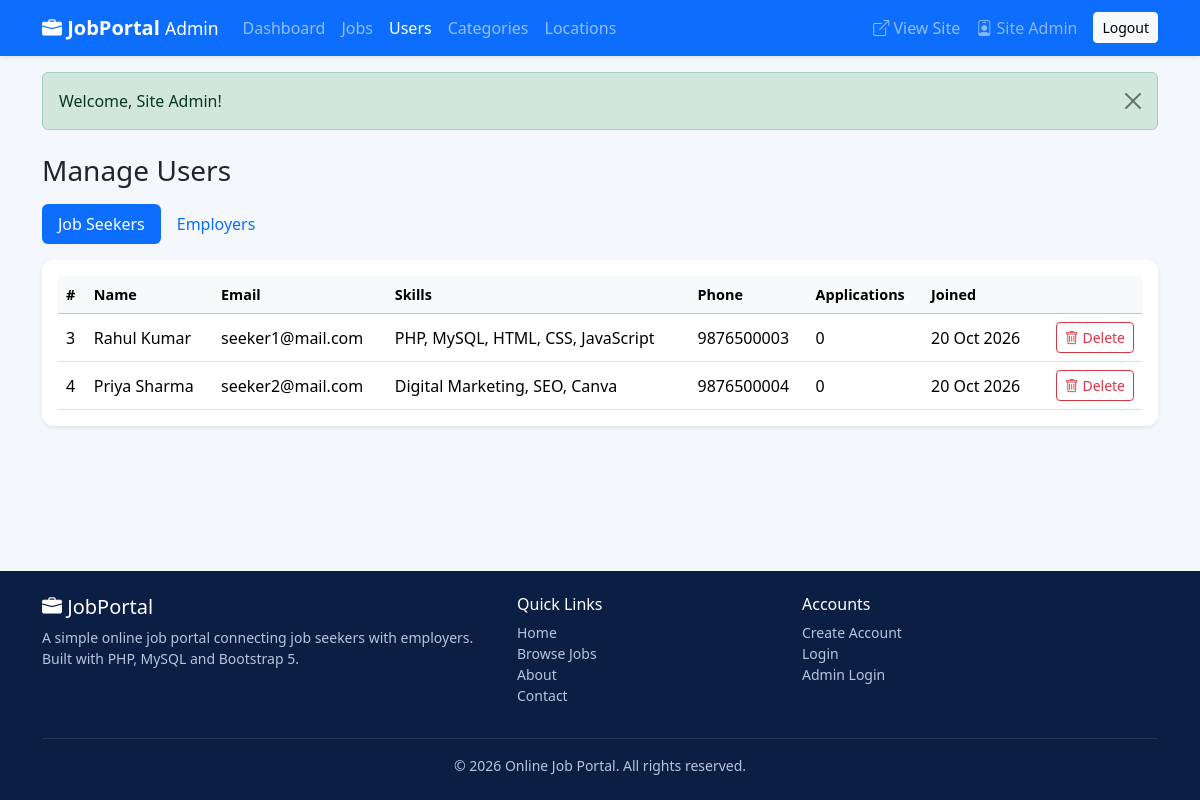
Page /admin/users.php (signed in) on the committed database.
### tables this page shows
CREATE TABLE users (
    id            INT AUTO_INCREMENT PRIMARY KEY,
    name          VARCHAR(100) NOT NULL,
    email         VARCHAR(150) NOT NULL UNIQUE,
    password      VARCHAR(255) NOT NULL,
    role          ENUM('seeker','employer') NOT NULL,
    company_name  VARCHAR(150) DEFAULT NULL,         
    phone         VARCHAR(20)  DEFAULT NULL,
    address       VARCHAR(255) DEFAULT NULL,
    skills        TEXT         DEFAULT NULL,         
    photo         VARCHAR(255) DEFAULT NULL,         
    created_at    TIMESTAMP DEFAULT CURRENT_TIMESTAMP,
    updated_at    TIMESTAMP DEFAULT CURRENT_TIMESTAMP ON UPDATE CURRENT_TIMESTAMP
);

### admin/users.php (the view, shortened to what this page needs)
<?php
require_once __DIR__ . '/../config/db.php';
$role = ($_GET['role'] ?? ($_POST['role'] ?? 'seeker')) === 'employer' ? 'employer' : 'seeker';
if ($role === 'employer') {
    $st = $pdo->prepare(
        "SELECT u.*, (SELECT COUNT(*) FROM jobs j WHERE j.employer_id = u.id) AS extra
         FROM users u WHERE u.role = 'employer' ORDER BY u.created_at DESC"
    );
} else {
    $st = $pdo->prepare(
        "SELECT u.*, (SELECT COUNT(*) FROM applications a WHERE a.user_id = u.id) AS extra
         FROM users u WHERE u.role = 'seeker' ORDER BY u.created_at DESC"
    );
}
$st->execute();
$users = $st->fetchAll();
include __DIR__ . '/../includes/header.php';
?>
<div class="container my-4">
    <h1 class="h3 mb-3">Manage Users</h1>
    <ul class="nav nav-pills mb-3">
        <li class="nav-item"><a class="nav-link <?= $role === 'seeker' ? 'active' : '' ?>" href="?role=seeker">Job Seekers</a></li>
        <li class="nav-item"><a class="nav-link <?= $role === 'employer' ? 'active' : '' ?>" href="?role=employer">Employers</a></li>
    </ul>
    <div class="card border-0 shadow-sm">
        <div class="card-body">
            <?php if (empty($users)): ?>
                <div class="alert alert-info mb-0">No <?= $role === 'employer' ? 'employers' : 'job seekers' ?> registered yet.</div>
            <?php else: ?>
            <div class="table-responsive">
                <table class="table table-hover align-middle mb-0">
                    <thead class="table-light">
                        <tr>
                            <th>#</th><th>Name</th><th>Email</th>
                            <?php if ($role === 'employer'): ?><th>Company</th><?php else: ?><th>Skills</th><?php endif; ?>
                            <th>Phone</th><th><?= $role === 'employer' ? 'Jobs' : 'Applications' ?></th><th>Joined</th><th></th>
                        </tr>
                    </thead>
                    <tbody>
                    <?php foreach ($users as $u): ?>
                        <tr>
                            <td><?= (int) $u['id'] ?></td>
                            <td><?= e($u['name']) ?></td>
                            <td><?= e($u['email']) ?></td>
                            <td><?= e($role === 'employer' ? $u['company_name'] : $u['skills']) ?></td>
                            <td><?= e($u['phone']) ?></td>
                            <td><?= (int) $u['extra'] ?></td>
                            <td><?= e(date('d M Y', strtotime($u['created_at']))) ?></td>
                            <td class="text-end">
                                <form method="post" onsubmit="return confirm('Delete this user and all their data?');">
                                    <button class="btn btn-sm btn-outline-danger"><i class="bi bi-trash"></i> Delete</button>
                                </form>
                            </td>
                        </tr>
                    <?php endforeach; ?>
                    </tbody>
                </table>
            </div>
            <?php endif; ?>
        </div>
    </div>
</div>
<?php include __DIR__ . '/../includes/footer.php'; ?>

### assets/css/style.css (style rules this page uses)
:root { --jp-blue: #0d6efd; --jp-dark-blue: #0a3d91; --jp-light: #f4f7fc; }
body { background: var(--jp-light); font-family: "Segoe UI", system-ui, -apple-system, Roboto, Arial, sans-serif; }
.card { border-radius: 12px; }
.table th { font-weight: 600; font-size: .9rem; }

### rows in the picture
users: id "3", name "Rahul Kumar", email "seeker1@mail.com", skills "PHP, MySQL, HTML, CSS, JavaScript", phone "9876500003", extra "0", created_at "20 Oct 2026"
users: id "4", name "Priya Sharma", email "seeker2@mail.com", skills "Digital Marketing, SEO, Canva", phone "9876500004", extra "0", created_at "20 Oct 2026"

### other values in the picture
$_SESSION['admin_name'] "Site Admin"
$f['message'] "Welcome, Site Admin!"
